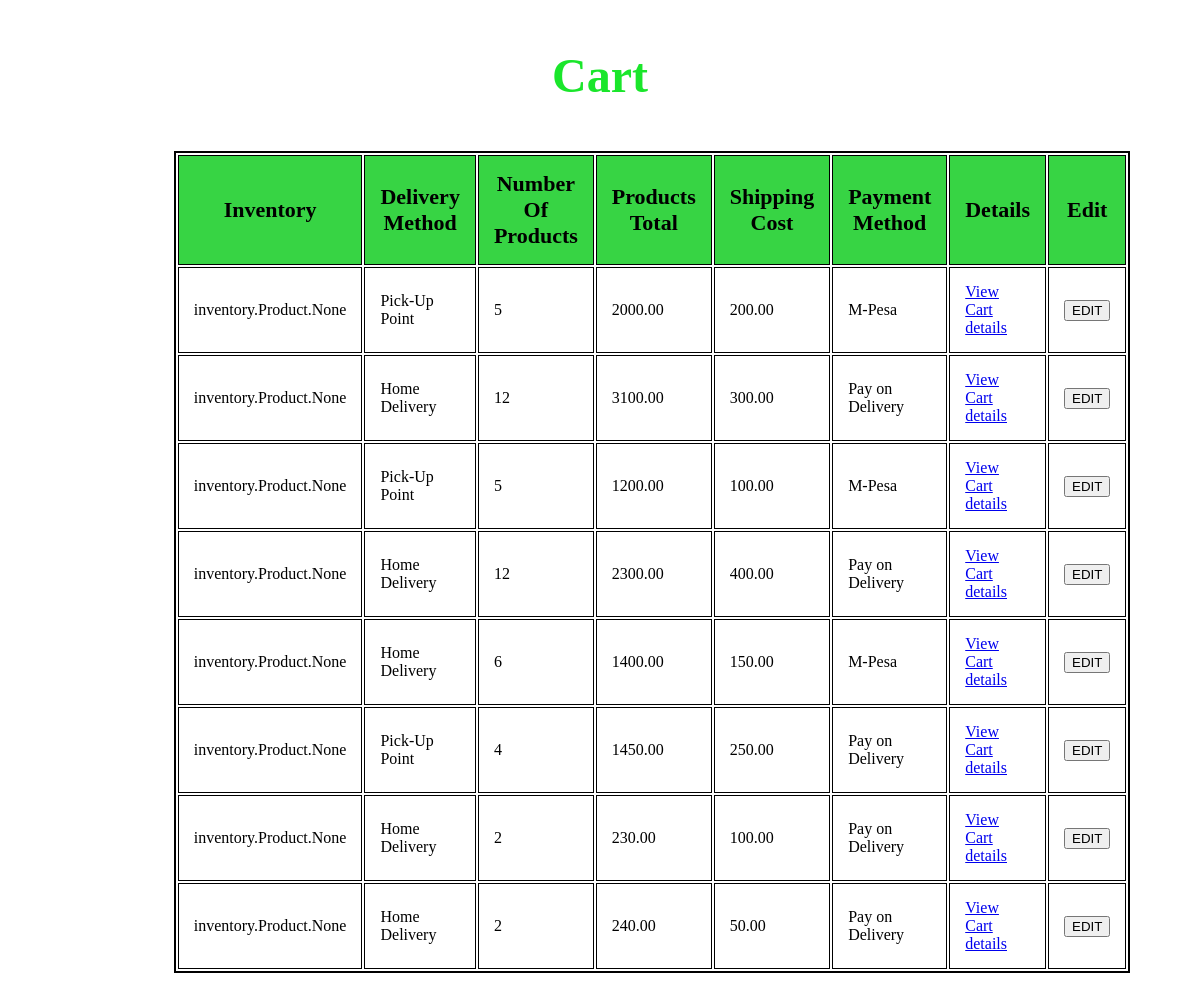
Before: /cart/carts/list with the older database file.
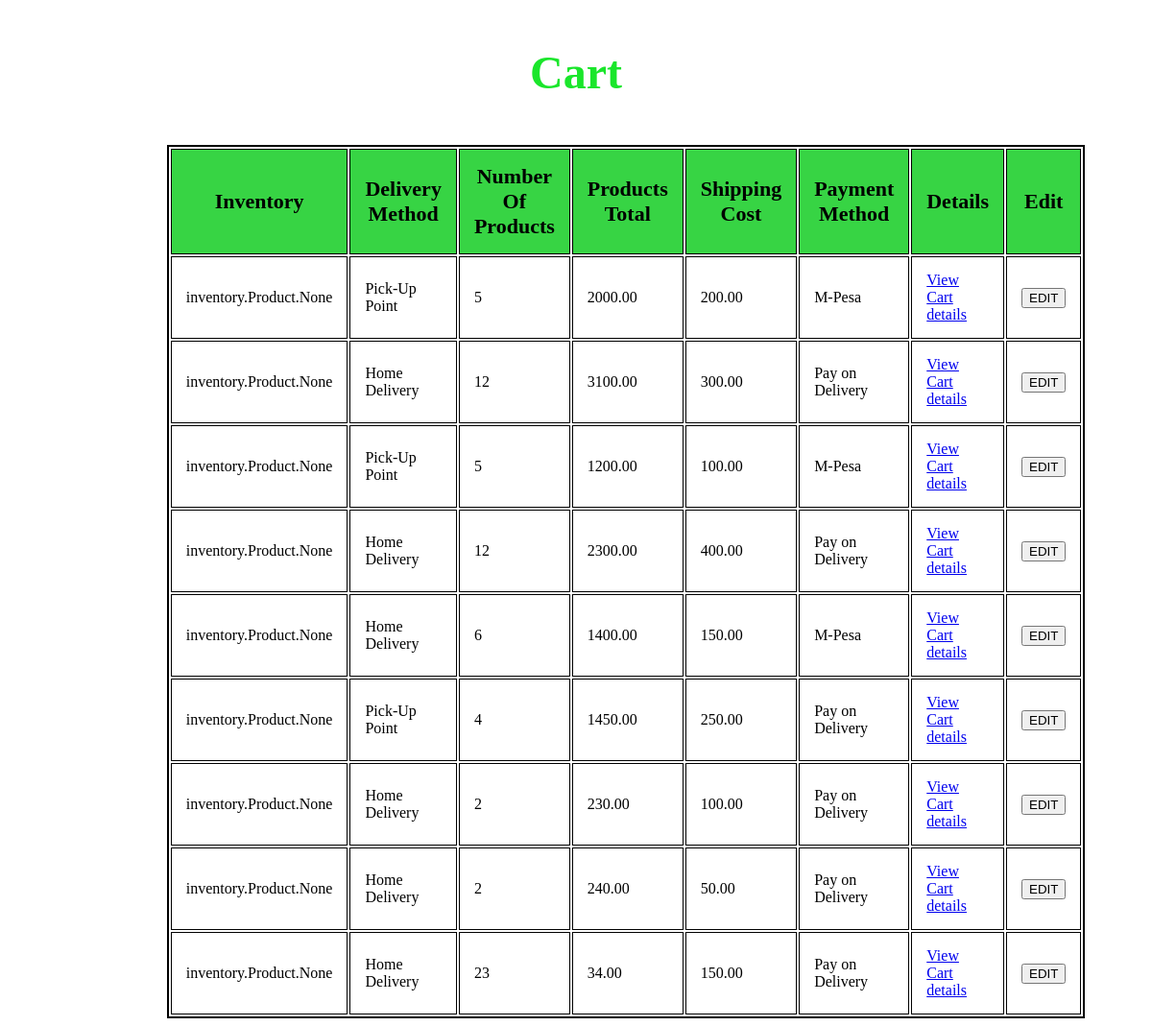
After: the same page with the newer database file.
### cart/models.py (models this page shows, shortened)
class Cart(models.Model):
    inventory = models.ManyToManyField(Product)
    delivery_choices = (
        ('Pick-Up Point', 'Pick-Up Point'),
        ('Home Delivery', 'Home Delivery'),
    )
    delivery_method = models.CharField(max_length=15, choices=delivery_choices)
    number_of_products = models.IntegerField()
    products_total = models.DecimalField(max_digits=6, decimal_places=2)
    shipping_cost = models.DecimalField(max_digits=6, decimal_places=2)
    payment_choice = (
        ('M-Pesa', 'M-Pesa'),
        ('Pay on Delivery', 'Pay on Delivery'),
    )
    payment_method = models.CharField(max_length = 15, choices = payment_choice)

### cart/views.py (the view)
# urls.py: path("carts/", CartListView.as_view(), name="cart_list-view"),
def cart_list(request):
     carts = Cart.objects.all()
     return render(request, "cart/cart_list.html", {"carts": carts})

### template/cart/cart_list.html (shortened to what this page needs)
<!DOCTYPE html>
<html lang="en">
<head>
    {%load static%}
    <link rel="stylesheet" href="{% static 'css/products_list.css' %}">
</head>
<body>
  <h3>Cart</h3>
    <table class="table">
            <th>Inventory</th>
            <th>Delivery Method</th>
            <th>Number Of Products</th>
            <th class="detail">Products Total</th>
            <th>Shipping Cost</th>
            <th>Payment Method</th>
            <th>Details</th>
            <th>Edit</th>
        {% for cart in carts %}
        <tr>
            <td>{{cart.inventory}}</td>
            <td>{{cart.delivery_method}}</td>
            <td>{{cart.number_of_products}}</td>
            <td>{{cart.products_total}}</td>
            <td>{{cart.shipping_cost}}</td>
            <td>{{cart.payment_method}}</td>
            <td class="details"><a href="{% url 'cart_details_view' id=cart.id %}"> View Cart details</a></td>
            <td><a href="{%url 'edit_cart_view' id=cart.id %}"><button> EDIT</button></a></td>
        </tr>
        {% endfor %}
    </table>
</body>
</html>

Changed rows visible on the page:
added Cart: inventory "inventory.Product.None", delivery_method "Home Delivery", number_of_products "23", products_total "34.00", shipping_cost "150.00", payment_method "Pay on Delivery"
